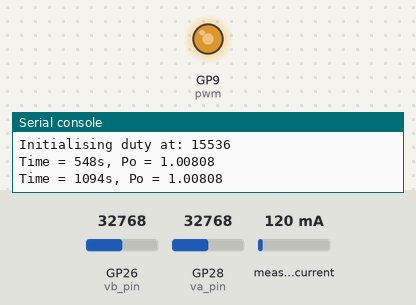
This program was run on a simulated Raspberry Pi Pico running MicroPython. On the bench: output pins drawn as LEDs (lit = HIGH), the last lines printed to the serial console. The inputs (shaded band) are chosen by the test bench; at power-on: measured current 120 mA, GP26 (vb_pin) = 32768, GP28 (va_pin) = 32768 (analog values on the 0–65535 scale). Files the program writes start out absent.

Above: at 2.2 s.
2.3 s: measured current set to 40 mA
At 2.66 s:
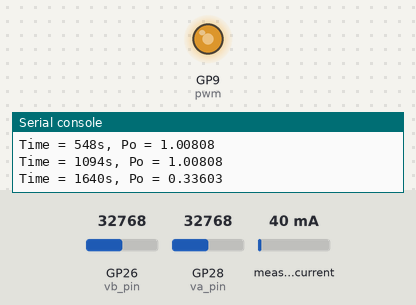
5.3 s: measured current set to 500 mA
At 6.1 s:
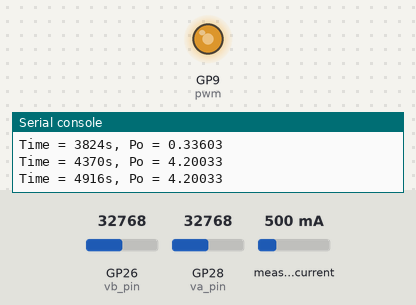
Timing chart, 0 to 8.3 s (numbered marks = the images above; inputs shaded):
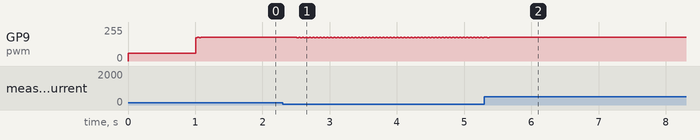

Measured:
- after the input at 2.3 s, GP9 (pwm): 177/255 → 175/255 after 0.21 s, then repeats every 0.05 s: 177/255 0.03 s, 173/255 0.03 s
- after the input at 5.3 s, GP9 (pwm): goes on until 5.4 s, then stays 177/255

The program:

MPPT_P_O.py
```python
from machine import Pin, I2C, ADC, PWM, Timer
import time, utime

# Set up some pin allocations for the Analogues and switches
va_pin = ADC(Pin(28))
vb_pin = ADC(Pin(26))
ina_i2c = I2C(0, scl=Pin(1), sda=Pin(0), freq=2400000)

# Some PWM settings, pin number, frequency, duty cycle limits and start with the PWM outputting the default of the min value.
pwm = PWM(Pin(9))
pwm.freq(100000)
min_pwm = 20000
max_pwm = 50000
pwm_out = min_pwm

# Basic signals to control logic flow
global timer_elapsed
timer_elapsed = 0
count = 0
first_run = 1

# Need to know the shunt resistance
global SHUNT_OHMS
SHUNT_OHMS = 0.10

# saturation function for anything you want saturated within bounds
def saturate(signal, upper, lower):
    if signal > upper:
        signal = upper
    if signal < lower:
        signal = lower
    return signal

# This is the function executed by the loop timer, it simply sets a flag which is used to control the main loop
def tick(t):
    global timer_elapsed
    timer_elapsed = 1

# These functions relate to the configuring of and reading data from the INA219 Current sensor
class ina219:

    # Register Locations
    REG_CONFIG = 0x00
    REG_SHUNTVOLTAGE = 0x01
    REG_BUSVOLTAGE = 0x02
    REG_POWER = 0x03
    REG_CURRENT = 0x04
    REG_CALIBRATION = 0x05

    def __init__(self, sr, address, maxi):
        self.address = address
        self.shunt = sr

    def vshunt(self):
        # Read Shunt register 1, 2 bytes
        reg_bytes = ina_i2c.readfrom_mem(self.address, self.REG_SHUNTVOLTAGE, 2)
        reg_value = int.from_bytes(reg_bytes, 'big')
        if reg_value > 2**15:  # negative
            sign = -1
            for i in range(16):
                reg_value = (reg_value ^ (1 << i))
        else:
            sign = 1
        return (float(reg_value) * 1e-5 * sign)

    def vbus(self):
        # Read Vbus voltage
        reg_bytes = ina_i2c.readfrom_mem(self.address, self.REG_BUSVOLTAGE, 2)
        reg_value = int.from_bytes(reg_bytes, 'big') >> 3
        return float(reg_value) * 0.004

    def configure(self):
        #ina_i2c.writeto_mem(self.address, self.REG_CONFIG, b'\x01\x9F')  # PG = 1
        #ina_i2c.writeto_mem(self.address, self.REG_CONFIG, b'\x09\x9F')  # PG = /2
        ina_i2c.writeto_mem(self.address, self.REG_CONFIG, b'\x19\x9F')  # PG = /8
        ina_i2c.writeto_mem(self.address, self.REG_CALIBRATION, b'\x00\x00')


# Modify the step size dynamically based on the power difference
def adaptive_step_size(prev_power, output_power, step):
    power_diff = abs(output_power - prev_power)
    if power_diff < 0.05:  # threshold for small changes in power
        step = max(step // 2, 1)  # decrease step size, with a minimum of 1
    else:
        step = min(step * 2, 1000)  # increase step size, with a maximum of 1000
    return step


# Variables for MPPT
current_duty = min_pwm
prev_duty =  min_pwm
prev_power = 0
direction = 1
step = 1000

duty = int(65536 - max_pwm)
pwm.duty_u16(duty)
print(f"Initialising duty at: {duty}")
utime.sleep_ms(1000)


with open('/Data.csv', 'w') as file:
    file.write('Time,Power\n')  # Write the header row
    # Here we go, main function, always executes
    start_time = utime.ticks_ms()  # Get the start time in milliseconds
    # Here we go, main function, always executes
    while True:

        if first_run:
            # for first run, set up the INA link and the loop timer settings
            ina = ina219(SHUNT_OHMS, 64, 5)
            ina.configure()
            first_run = 0

            # This starts a 1kHz timer which we use to control the execution of the control loops and sampling
            loop_timer = Timer(mode=Timer.PERIODIC, freq=500, callback=tick)

        # If the timer has elapsed it will execute some functions, otherwise it skips everything and repeats until the timer elapses
        if timer_elapsed == 1:  # This is executed at 1kHz
            va = 1.017 * (12490 / 2490) * 3.3 * (va_pin.read_u16() / 65536)  # calibration factor * potential divider ratio * ref voltage * digital reading
            vb = 1.015 * (12490 / 2490) * 3.3 * (vb_pin.read_u16() / 65536)  # calibration factor * potential divider ratio * ref voltage * digital reading
            Vshunt = ina.vshunt()
            iL = Vshunt / SHUNT_OHMS

            # MPPT algorithm
            output_power = vb * iL  # Calculate output power (Va * iL)
            output_power = round(output_power, 5)
            prev_power = round(prev_power, 5)

            # Adjust the step size
            step = adaptive_step_size(prev_power, output_power, step)

            # Compare current power with previous power
            if output_power > prev_power:
                prev_power = output_power
                prev_duty = current_duty
                current_duty += step * direction
            else:
                direction *= -1  # Change the direction
                current_duty = prev_duty + step * direction

            # Ensure the duty cycle stays within bounds
            current_duty = saturate(current_duty, max_pwm, min_pwm)
            duty = 65536 - current_duty  # Invert because of hardware requirements
            pwm.duty_u16(duty)  # Set the PWM duty cycle

            # Reduces Oscillations in data (for low loads)
            utime.sleep_ms(25)

            # Keep a count of how many times we have executed and reset the timer so we can go back to waiting
            count = count + 1
            timer_elapsed = 0


            # This set of prints executes every 100 loops by default and can be used to output debug or extra info over USB enable or disable lines as needed
            if count > 20:
                elapsed_time = (utime.ticks_ms() - start_time)
                print(f"Time = {elapsed_time}s, Po = {output_power:.5f}")
                file.write(f"{elapsed_time:.2f},{output_power:.5f}\n")
                count = 0
```
